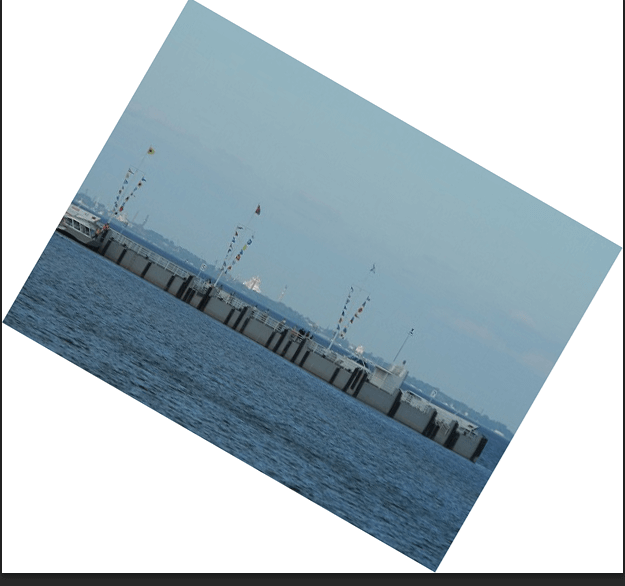
#> input picture Проект/5.png, 625 x 586 px
$ jupyter execute 'project copy 2.ipynb'
#> lines starting #> are read from the running program, lines starting #| are printed output that depends on the picture
#> further down, image is the input picture: shape (586, 625, 3); mean B, G, R 196.9, 189.1, 174.6
[cell 1]
import cv2
import numpy as np

def auto_align_image(image):
    # Convert the image to grayscale
    gray = cv2.cvtColor(image, cv2.COLOR_BGR2GRAY)
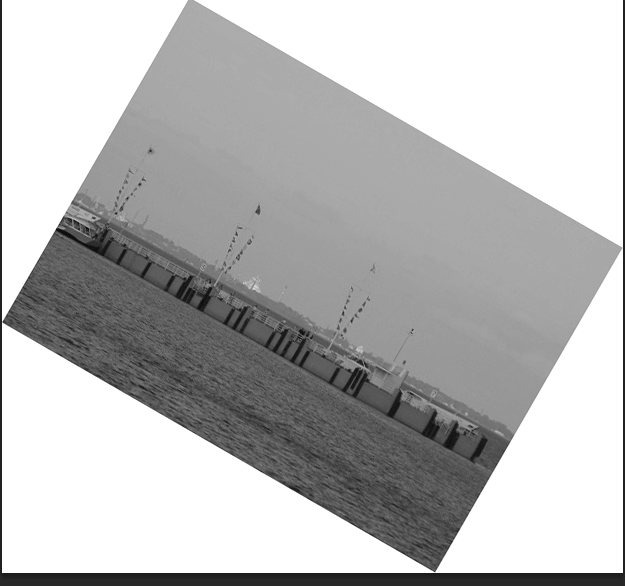
#> gray: shape (586, 625); min 15, max 255, mean 185.6

    # Adaptive thresholding for Canny edge detection
    median_intensity = np.median(gray)
#> median_intensity = 170
    lower_threshold = int(max(0, (1.0 - 0.33) * median_intensity))
#> lower_threshold = 113
    upper_threshold = int(min(255, (1.0 + 0.33) * median_intensity))
#> upper_threshold = 226
    edges = cv2.Canny(gray, lower_threshold, upper_threshold)
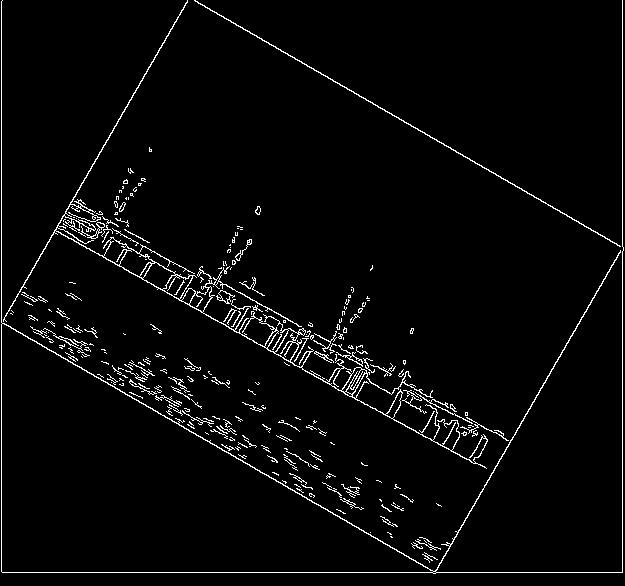
#> edges: shape (586, 625); 3.2% white in thin lines or dots

    # Apply Probabilistic Hough Line Transform with adaptive parameters
    minLineLength = max(50, int(0.1 * max(image.shape)))
#> minLineLength = 62
    maxLineGap = max(10, int(0.05 * max(image.shape)))
#> maxLineGap = 31
    lines = cv2.HoughLinesP(edges, 1, np.pi/180, 100, minLineLength=minLineLength, maxLineGap=maxLineGap)
#> lines = 23 rows, first 6: [622, 572, 622, 0], [2, 572, 621, 572], [1, 571, 1, 1], [194, 0, 623, 248], [3, 323, 433, 571], [434, 573, 620, 250]

    if lines is not None:
        # Filter out short and nearly horizontal/vertical lines
        filtered_lines = []
        for line in lines:
            x1, y1, x2, y2 = line[0]
            length = np.sqrt((x2 - x1)**2 + (y2 - y1)**2)
            angle = np.arctan2(y2 - y1, x2 - x1) * 180 / np.pi
            if length > 100 and not (80 < abs(angle) < 100):
                filtered_lines.append(line)
#> this loop made 23 passes
#> (x1, y1, x2, y2, length, angle) on passes 1 to 12: (622, 572, 622, 0, 572, -90), (2, 572, 621, 572, 619, 0), (1, 571, 1, 1, 570, -90), (194, 0, 623, 248, 495.5, 30.03), (3, 323, 433, 571, 496.4, 29.97), (434, 573, 620, 250, 372.7, -60.06), (3, 319, 187, 0, 368.3, -60.02), (56, 231, 474, 463, 478.1, 29.03), (65, 213, 485, 445, 479.8, 28.92), (199, 269, 507, 440, 352.3, 29.04), (3, 321, 187, 2, 368.3, -60.02), (204, 273, 367, 363, 186.2, 28.91)
#> after the loop, filtered_lines = 20 items, first 6: [[2, 572, 621, 572]], [[194, 0, 623, 248]], [[3, 323, 433, 571]], [[434, 573, 620, 250]], [[3, 319, 187, 0]], [[56, 231, 474, 463]]

        # Recalculate angles for filtered lines
        angles = [np.arctan2(y2 - y1, x2 - x1) * 180 / np.pi for line in filtered_lines]
#> angles = [29.02, 29.02, 29.02, 29.02, 29.02, 29.02, 29.02, 29.02, 29.02, 29.02, 29.02, 29.02, 29.02, 29.02, 29.02, 29.02, 29.02, 29.02, 29.02, 29.02]

        if angles:
            # Calculate the median angle
            median_angle = np.median(angles)
#> median_angle = 29.02

            # Rotate the image to correct the skew
            center = (image.shape[1] // 2, image.shape[0] // 2)
#> center = (312, 293)
            rotation_matrix = cv2.getRotationMatrix2D(center, median_angle, 1.0)
#> rotation_matrix = [[0.874, 0.485, -103], [-0.485, 0.874, 188.1]]
            aligned_image = cv2.warpAffine(image, rotation_matrix, (image.shape[1], image.shape[0]), borderMode=cv2.BORDER_CONSTANT, borderValue=(255, 255, 255))
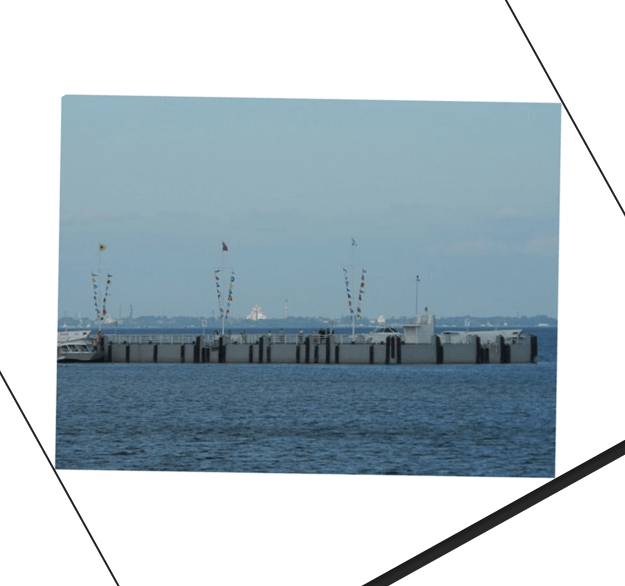
#> aligned_image: shape (586, 625, 3); mean B, G, R 200.3, 192.5, 178.1
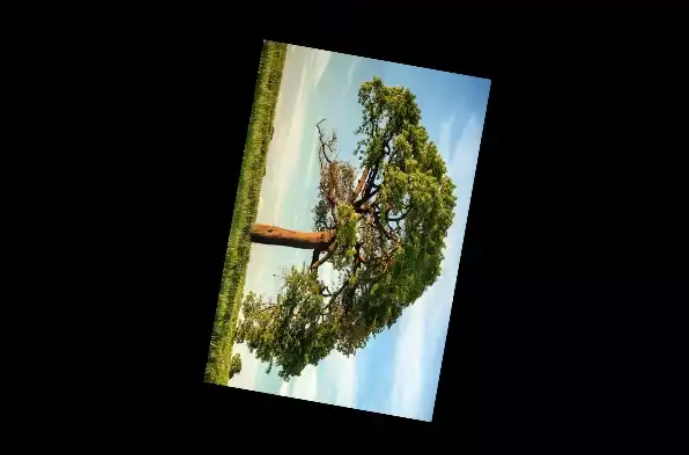
#> input picture Проект/tree.png, 689 x 455 px, found by its file name
#> in process_image, image is the input picture: shape (455, 689, 3); mean B, G, R 33.6, 38.6, 36.4
            return aligned_image
        else:
            print("No valid angles found.")
            return image
    else:
        print("No lines detected.")
        return image

if __name__ == '__main__':
    # Specify the path to the image
    image_path = "5.png"

    # Read image to be aligned
    image = cv2.imread(image_path, cv2.IMREAD_COLOR)

    # Check if image was successfully loaded
    if image is None:
        print(f"Error: Could not load image at {image_path}")
    else:
        # Align the image
        aligned_image = auto_align_image(image)

        # Save the aligned image
        output_path = "aligned_image.jpg"
        cv2.imwrite(output_path, aligned_image)
        print(f"Aligned image saved as {output_path}")

[cell 2]
import cv2
import numpy as np
import pytesseract
from PIL import Image

def auto_align_image(image):
    # Convert the image to grayscale
    gray = cv2.cvtColor(image, cv2.COLOR_BGR2GRAY)
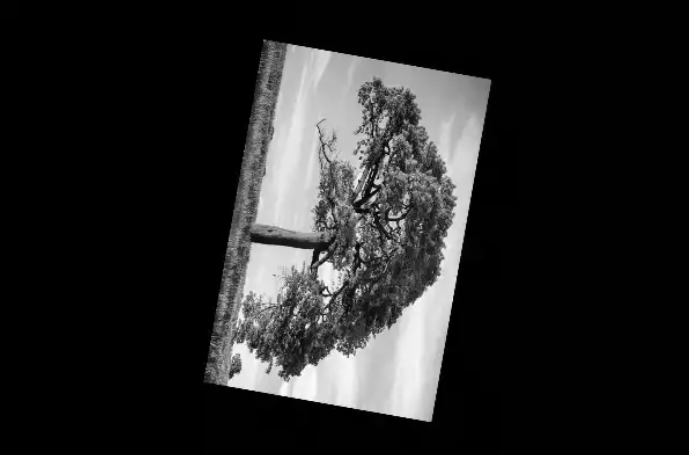
#> gray: shape (455, 689); min 0, max 254, mean 37.4

    # Adaptive thresholding for Canny edge detection
    median_intensity = np.median(gray)
#> median_intensity = 1
    lower_threshold = int(max(0, (1.0 - 0.33) * median_intensity))
#> lower_threshold = 0
    upper_threshold = int(min(255, (1.0 + 0.33) * median_intensity))
#> upper_threshold = 1
    edges = cv2.Canny(gray, lower_threshold, upper_threshold)
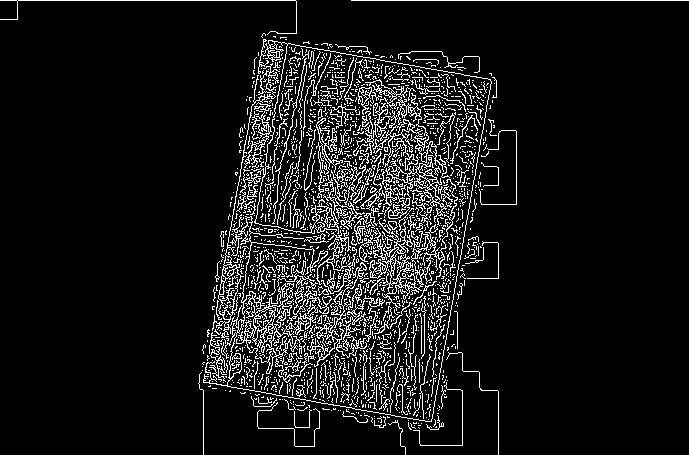
#> edges: shape (455, 689); 8.8% white in thin lines or dots

    # Apply Probabilistic Hough Line Transform with adaptive parameters
    minLineLength = max(50, int(0.1 * max(image.shape)))
#> minLineLength = 68
    maxLineGap = max(10, int(0.05 * max(image.shape)))
#> maxLineGap = 34
    lines = cv2.HoughLinesP(edges, 1, np.pi / 180, 100, minLineLength=minLineLength, maxLineGap=maxLineGap)
#> lines = 98 rows, first 6: [351, 0, 688, 0], [202, 389, 271, 0], [202, 370, 494, 78], [206, 363, 492, 77], [203, 413, 491, 125], [199, 376, 490, 85]

    if lines is not None:
        # Filter out short and nearly horizontal/vertical lines
        filtered_lines = []
        for line in lines:
            x1, y1, x2, y2 = line[0]
            length = np.sqrt((x2 - x1) ** 2 + (y2 - y1) ** 2)
            angle = np.arctan2(y2 - y1, x2 - x1) * 180 / np.pi
            if length > 100 and not (80 < abs(angle) < 100):
                filtered_lines.append(line)
#> this loop made 98 passes
#> (x1, y1, x2, y2, length, angle) on passes 1 to 12: (351, 0, 688, 0, 337, 0), (202, 389, 271, 0, 395.1, -79.94), (202, 370, 494, 78, 413, -45), (206, 363, 492, 77, 404.5, -45), (203, 413, 491, 125, 407.3, -45), (199, 376, 490, 85, 411.5, -45), (203, 393, 490, 106, 405.9, -45), (206, 382, 496, 92, 410.1, -45), (203, 397, 485, 115, 398.8, -45), (203, 409, 492, 120, 408.7, -45), (243, 393, 506, 130, 371.9, -45), (199, 386, 496, 89, 420, -45)
#> after the loop, filtered_lines = 67 items, first 6: [[351, 0, 688, 0]], [[202, 389, 271, 0]], [[202, 370, 494, 78]], [[206, 363, 492, 77]], [[203, 413, 491, 125]], [[199, 376, 490, 85]]

        # Recalculate angles for filtered lines
        angles = [np.arctan2(y2 - y1, x2 - x1) * 180 / np.pi for line in filtered_lines]
#> angles = 67 values from 87.04 to 87.04

        if angles:
            # Calculate the median angle
            median_angle = np.median(angles)
#> median_angle = 87.04

            # Rotate the image to correct the skew
            center = (image.shape[1] // 2, image.shape[0] // 2)
#> center = (344, 227)
            rotation_matrix = cv2.getRotationMatrix2D(center, median_angle, 1.0)
#> rotation_matrix = [[0.0516, 0.999, 99.56], [-0.999, 0.0516, 558.8]]
            aligned_image = cv2.warpAffine(image, rotation_matrix, (image.shape[1], image.shape[0]),
                                           borderMode=cv2.BORDER_CONSTANT, borderValue=(255, 255, 255))
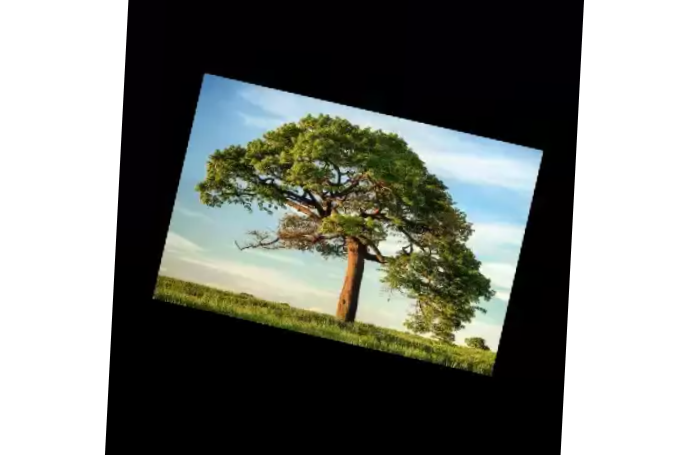
#> aligned_image: shape (455, 689, 3); mean B, G, R 119.5, 125, 122.4
            return aligned_image
        else:
            print("No valid angles found.")
            return image
    else:
        print("No lines detected.")
        return image

def process_image(image_path):
    # Read the image
    image = cv2.imread(image_path, cv2.IMREAD_COLOR)

    # Check if the image was successfully loaded
    if image is None:
        print(f"Error: Could not load image at {image_path}")
        return

    # Align the image
    aligned_image = auto_align_image(image)

    # Convert the image to grayscale
    gray = cv2.cvtColor(aligned_image, cv2.COLOR_BGR2GRAY)
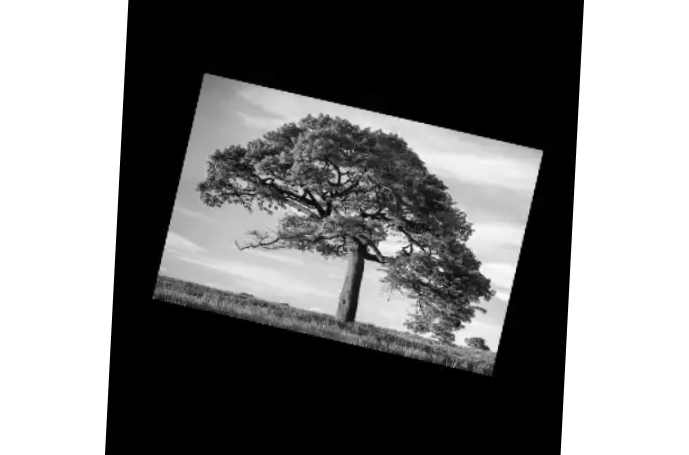
#> gray: shape (455, 689); min 0, max 255, mean 123.6

    # Use Tesseract OCR to extract text from the image
    text = pytesseract.image_to_string(Image.fromarray(gray))

    # Print the extracted text
    print(f"Extracted text:\n{text}")

    # Save the aligned image
    output_path = "aligned_image.jpg"
    cv2.imwrite(output_path, aligned_image)
    print(f"Aligned image saved as {output_path}")

if __name__ == '__main__':
    # Specify the path to the image
    image_path = "Лабораторные\\tree.png"  # Replace with the actual path to your image
    process_image(image_path)
#> (the call stopped at in process_image, `text = pytesseract.image_to_string(Image.fromarray(gray))`: pytesseract is not available in this run)
